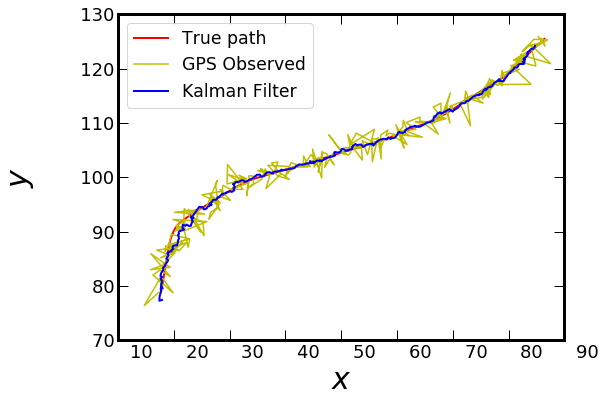

Write Python code to recreate this figure.
#Jiale Shi
#Statistic Computing
#Final HW 
#Problem 3


import numpy as np
import matplotlib.pyplot as plt
import scipy.stats

# For consistency, please use seed(21) in your reports in all computer languages.
np.random.seed(398042)

# This function defines the true path of the drone for N time steps.
def data_gen(N):
    def R3(theta):
        return [[np.cos(theta), -np.sin(theta), 0.],
                [np.sin(theta),  np.cos(theta), 0.],
                [0.,       0.,       1.]]

    def R2(theta):
        return [[np.cos(theta), -np.sin(theta)],
                [np.sin(theta),  np.cos(theta)]]

    def R3i(theta):
        return np.linalg.inv(R3(theta))

    J2 = np.eye(2)

    def J1(alphl, betl, alphr, betr, l):
        return [[np.sin(alphl + betl),   -np.cos(alphl + betl),   -l * np.cos(betl)],
                [np.sin(alphr + betr),   -np.cos(alphr + betr),   -l * np.cos(betr)]]

    j1 = J1(np.pi/2, 0, -np.pi/2, np.pi, 1)

    j1i = np.linalg.pinv(j1)

    x = 0
    y = 0
    theta = 0

    vl = np.random.randn() * 0.05 + 0.05
    vr = np.random.randn() * 0.05 + 0.05

    data = np.zeros((N, 5))

    for i in range(N):
        if (i+1) % 10 == 0:
            vl = vl + np.random.rand() * 0.2 - 0.05
            vr = vr + np.random.rand() * 0.2 - 0.05

        vl = max(-0.1, min(0.3, vl))
        vr = max(-0.1, min(0.3, vr))

        r = np.matmul(np.matmul(np.matmul(R3i(theta), j1i), J2), [vl, vr])
        #print r
        x = x + r[0]
        y = y - r[1]
        theta = theta + r[2]

        data[i, 0] = x
        data[i, 1] = y
        data[i, 2] = theta
        data[i, 3] = vl
        data[i, 4] = vr

    return data

N = 2500
T = data_gen(N)
plt.plot(T[:,0],T[:,1],label="True Path")
plt.legend()
plt.show()


#Get noisy GPS data G= T+N(0,4)
Gx = np.array([0.0]*2500)
Gy = np.array([0.0]*2500)

np.random.seed(333)
for i in range(0,N):
    r = scipy.stats.norm.rvs(loc=0,scale=np.sqrt(4));
    theta = np.random.rand(1)*2*np.pi
    Gx[i] = r*np.cos(theta)+T[i,0];
    Gy[i] = r*np.sin(theta)+T[i,1];

plt.plot(T[300:600,0],T[300:600,1],label="true path")    
plt.plot(Gx[300:600],Gy[300:600],label="noisy GPS")
plt.legend()
plt.show()


# Kalman filter example demo in Python

# A Python implementation of the example given in pages 11-15 of "An
# Introduction to the Kalman Filter" by Greg Welch and Gary Bishop,
# University of North Carolina at Chapel Hill, Department of Computer
# Science, TR 95-041,
# https://www.cs.unc.edu/~welch/media/pdf/kalman_intro.pdf


Q = 1e-5 # process variance
sz = (N,)
# allocate space for arrays
xhat=np.zeros(sz)      # a posteri estimate of x
xP=np.zeros(sz)         # a posteri error estimate
xhatminus=np.zeros(sz) # a priori estimate of x
xPminus=np.zeros(sz)    # a priori error estimate
xK=np.zeros(sz)         # gain or blending factor
yhat=np.zeros(sz)      # a posteri estimate of y
yP=np.zeros(sz)         # a posteri error estimate
yhatminus=np.zeros(sz) # a priori estimate of y
yPminus=np.zeros(sz)    # a priori error estimate
yK=np.zeros(sz)         # gain or blending factor

R = 0.02**2 # estimate of measurement variance, change to see effect

#intial guesses
xhat[0] = Gx[0]
xP[0] = 1.0
yhat[0] = Gy[0]
yP[0] = 1.0


for k in range(1,N):
    # time update for y
    yhatminus[k] = yhat[k-1]
    yPminus[k] = yP[k-1]+Q

    # measurement update for y
    yK[k] = yPminus[k]/( yPminus[k]+R )
    yhat[k] = yhatminus[k]+yK[k]*(Gy[k]-yhatminus[k])
    yP[k] = (1-yK[k])*yPminus[k]
    
    # time update for x
    xhatminus[k] = xhat[k-1]
    xPminus[k] = xP[k-1]+Q

    # measurement update for x
    xK[k] = xPminus[k]/( xPminus[k]+R )
    xhat[k] = xhatminus[k]+xK[k]*(Gx[k]-xhatminus[k])
    xP[k] = (1-xK[k])*xPminus[k]
    
#plot for 300-600 steps    
from matplotlib.ticker import MultipleLocator, FormatStrFormatter

xmajorLocator = MultipleLocator(10)
xmajorFormatter = FormatStrFormatter("%10d")
xminorLocator = MultipleLocator(5)
 
ymajorLocator = MultipleLocator(10)
ymajorFormatter = FormatStrFormatter("%10d")
yminorLocator = MultipleLocator(5)

fig,ax = plt.subplots(figsize=(8,6))
ax.plot(T[300:600,0],T[300:600,1],c='r',linewidth=2,label="True path")  
ax.plot(Gx[300:600],Gy[300:600],c='orange',label="GPS Observed")
ax.plot(xhat[300:600],yhat[300:600],c='b',linewidth=2,label="Kalman Filter")
ax.legend(fontsize='xx-large',loc='upper left')
plt.xlim(10,90)
plt.ylim(70,130)
plt.xlabel("$x$",size=30)
plt.ylabel("$y$",size=30)

for side in ax.spines.keys():
     ax.spines[side].set_linewidth(3)
        
ax.xaxis.set_major_locator(xmajorLocator)
ax.xaxis.set_major_formatter(xmajorFormatter)
#ax.xaxis.set_minor_locator(xminorLocator)

ax.yaxis.set_major_locator(ymajorLocator)
ax.yaxis.set_major_formatter(ymajorFormatter)
#ax.yaxis.set_minor_locator(yminorLocator)

ax.tick_params(which = 'both',direction='in',width=1,colors='black',#grid_color='r',grid_alpha=0.5,
               bottom = True,top=True,left=True,right=True)
ax.tick_params(which = 'major',direction='in',length=10,labelsize=18)
ax.tick_params(which = 'minor',direction='in',length=5)
plt.savefig("HW6P3_300steps.png",dpi=400)
plt.show()

#plot for 2500 steps
from matplotlib.ticker import MultipleLocator, FormatStrFormatter

xmajorLocator = MultipleLocator(100)
xmajorFormatter = FormatStrFormatter("%10d")
xminorLocator = MultipleLocator(50)
 
ymajorLocator = MultipleLocator(100)
ymajorFormatter = FormatStrFormatter("%10d")
yminorLocator = MultipleLocator(50)

fig,ax = plt.subplots(figsize=(8,6))
ax.plot(T[:,0],T[:,1],c='r',linewidth=1,label="True path")  
ax.plot(Gx,Gy,c='orange',label="GPS Observed")
ax.plot(xhat,yhat,c='b',linewidth=1,label="Kalman Filter")
ax.legend(fontsize='xx-large',loc='lower right')
plt.xlim(0,400)
plt.ylim(0,500)
plt.xlabel("$x$",size=30)
plt.ylabel("$y$",size=30)

for side in ax.spines.keys():
     ax.spines[side].set_linewidth(3)
        
ax.xaxis.set_major_locator(xmajorLocator)
ax.xaxis.set_major_formatter(xmajorFormatter)
#ax.xaxis.set_minor_locator(xminorLocator)

ax.yaxis.set_major_locator(ymajorLocator)
ax.yaxis.set_major_formatter(ymajorFormatter)
#ax.yaxis.set_minor_locator(yminorLocator)

ax.tick_params(which = 'both',direction='in',width=1,colors='black',#grid_color='r',grid_alpha=0.5,
               bottom = True,top=True,left=True,right=True)
ax.tick_params(which = 'major',direction='in',length=10,labelsize=18)
ax.tick_params(which = 'minor',direction='in',length=5)
plt.savefig("HW6P3_2500steps.png",dpi=400)
plt.show()
